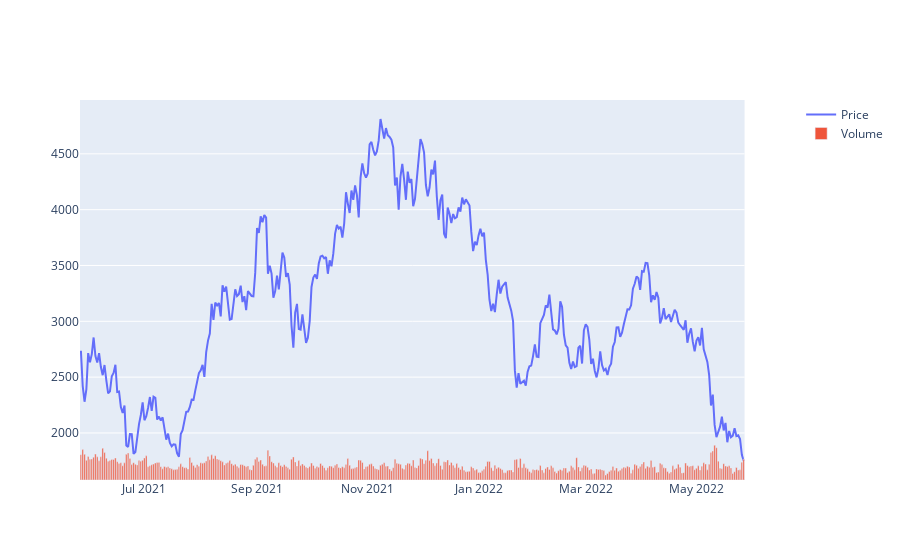

Source (notebook cell):
### Code cell
fig2.update_yaxes(range=[0,500000000000],secondary_y=True)
fig2.update_yaxes(visible=False, secondary_y=True)

### Figure 1 — Plotly figure (JSON) as saved in the notebook; plotly's stock layout.template omitted (floating-point values rounded to 4 significant figures; data arrays with more than 128 entries replaced by an {"elided": "..."} marker saying what was removed)
{"data": [{"name": "Price", "type": "scatter", "x": {"elided": "366 str values"}, "xaxis": "x", "y": {"elided": "366 float values"}, "yaxis": "y"}, {"name": "Volume", "type": "bar", "x": {"elided": "366 str values"}, "xaxis": "x", "y": {"elided": "366 int values"}, "yaxis": "y2"}], "layout": {"xaxis": {"anchor": "y", "domain": [0, 0.94]}, "yaxis": {"anchor": "x", "domain": [0, 1]}, "yaxis2": {"anchor": "x", "overlaying": "y", "range": [0, 500000000000], "side": "right", "visible": false}}}
